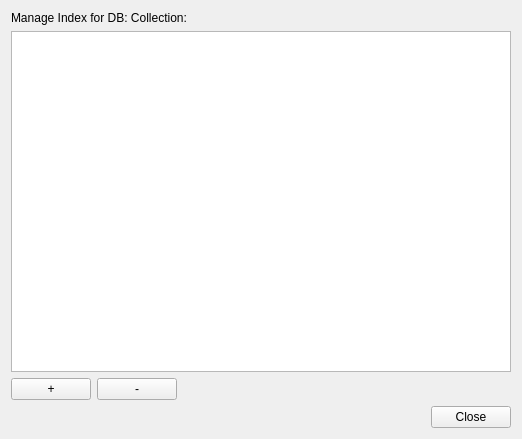
<?xml version="1.0" encoding="UTF-8"?>
<ui version="4.0">
 <class>Form</class>
 <widget class="QWidget" name="Form">
  <property name="geometry">
   <rect>
    <x>0</x>
    <y>0</y>
    <width>522</width>
    <height>439</height>
   </rect>
  </property>
  <property name="windowTitle">
   <string>Form</string>
  </property>
  <layout class="QVBoxLayout" name="verticalLayout">
   <item>
    <widget class="QLabel" name="label">
     <property name="text">
      <string>Manage Index for DB: Collection:</string>
     </property>
    </widget>
   </item>
   <item>
    <widget class="QTreeView" name="indexTreeView"/>
   </item>
   <item>
    <layout class="QHBoxLayout" name="horizontalLayout">
     <item>
      <widget class="QPushButton" name="addBtn">
       <property name="text">
        <string>+</string>
       </property>
      </widget>
     </item>
     <item>
      <widget class="QPushButton" name="deleteBtn">
       <property name="text">
        <string>-</string>
       </property>
      </widget>
     </item>
     <item>
      <spacer name="horizontalSpacer_2">
       <property name="orientation">
        <enum>Qt::Horizontal</enum>
       </property>
       <property name="sizeHint" stdset="0">
        <size>
         <width>40</width>
         <height>20</height>
        </size>
       </property>
      </spacer>
     </item>
    </layout>
   </item>
   <item>
    <layout class="QHBoxLayout" name="horizontalLayout_2">
     <item>
      <spacer name="horizontalSpacer">
       <property name="orientation">
        <enum>Qt::Horizontal</enum>
       </property>
       <property name="sizeHint" stdset="0">
        <size>
         <width>40</width>
         <height>20</height>
        </size>
       </property>
      </spacer>
     </item>
     <item>
      <widget class="QPushButton" name="closeBtn">
       <property name="text">
        <string>Close</string>
       </property>
      </widget>
     </item>
    </layout>
   </item>
  </layout>
 </widget>
 <resources/>
 <connections/>
</ui>
